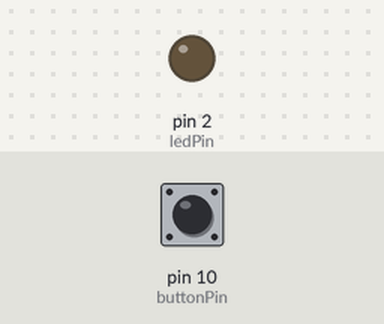
This sketch was run on a simulated Arduino Uno, built with avr-gcc and run on an emulated ATmega328P. Parts: output pins drawn as LEDs (lit = HIGH). The inputs (shaded band) are chosen by the test bench; at power-on: pin 10 (buttonPin) HIGH.

Above: at 1.2 s.
1.3 s: pin 10 (buttonPin) pulled LOW for 0.15 s
At 2.7 s:
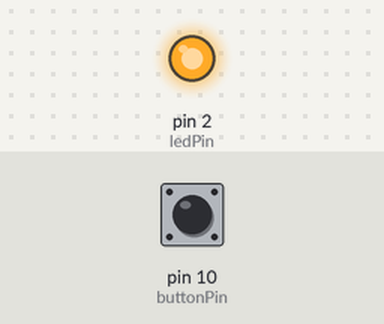
3.0 s: pin 10 (buttonPin) pulled LOW for 1 s
At 3.8 s:
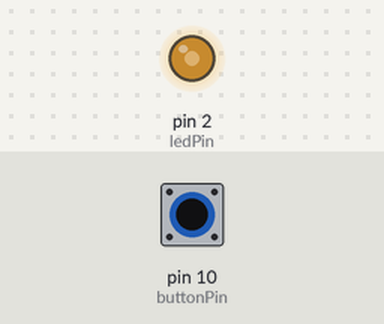
5.5 s: pin 10 (buttonPin) pulled LOW for 3.2 s
At 9.8 s:
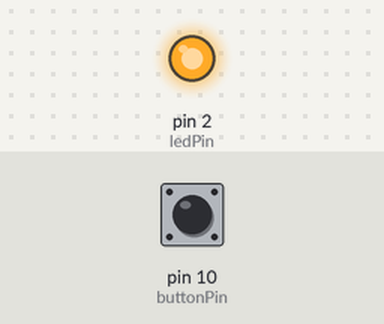
10.2 s: pin 10 (buttonPin) pulsed LOW 5 times (0.12 s each, 0.3 s apart)
At 12.7 s:
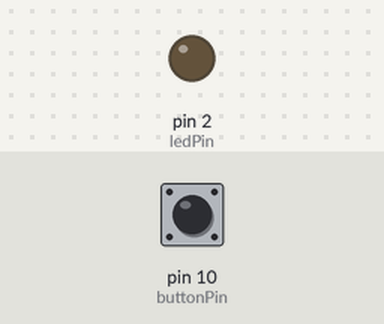
Timing chart, 0 to 14.2 s (numbered marks = the images above; inputs shaded):
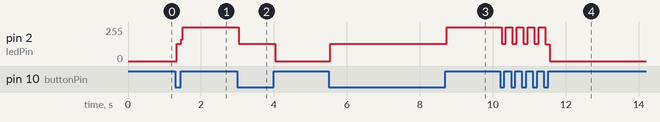

Measured:
- after the input at 1.3 s, pin 2 (ledPin): 0/255 → 131/255 at once, → 255/255 0.12 s later
- after the input at 3.0 s, pin 2 (ledPin): 255/255 → 131/255 at once, → 0/255 1.0 s later
- after the input at 5.5 s, pin 2 (ledPin): 0/255 → 131/255 at once, → 255/255 3.2 s later
- after the input at 10.2 s, pin 2 (ledPin): 255/255 → 131/255 at once, → 255/255 0.12 s later, → 131/255 0.18 s later, → 255/255 0.12 s later, … (10 changes in this stretch)

The sketch:

reto1.ino
```cpp
const int buttonPin = 10;
const int ledPin = 2;
int ledState = LOW;
int buttonState = HIGH;

void setup() {
  pinMode(buttonPin, INPUT_PULLUP);
  pinMode(ledPin, OUTPUT);
}

void loop() {
  if (digitalRead(buttonPin) == LOW) {
    ledState = !ledState;
    digitalWrite(ledPin, ledState);
	}
}
```
